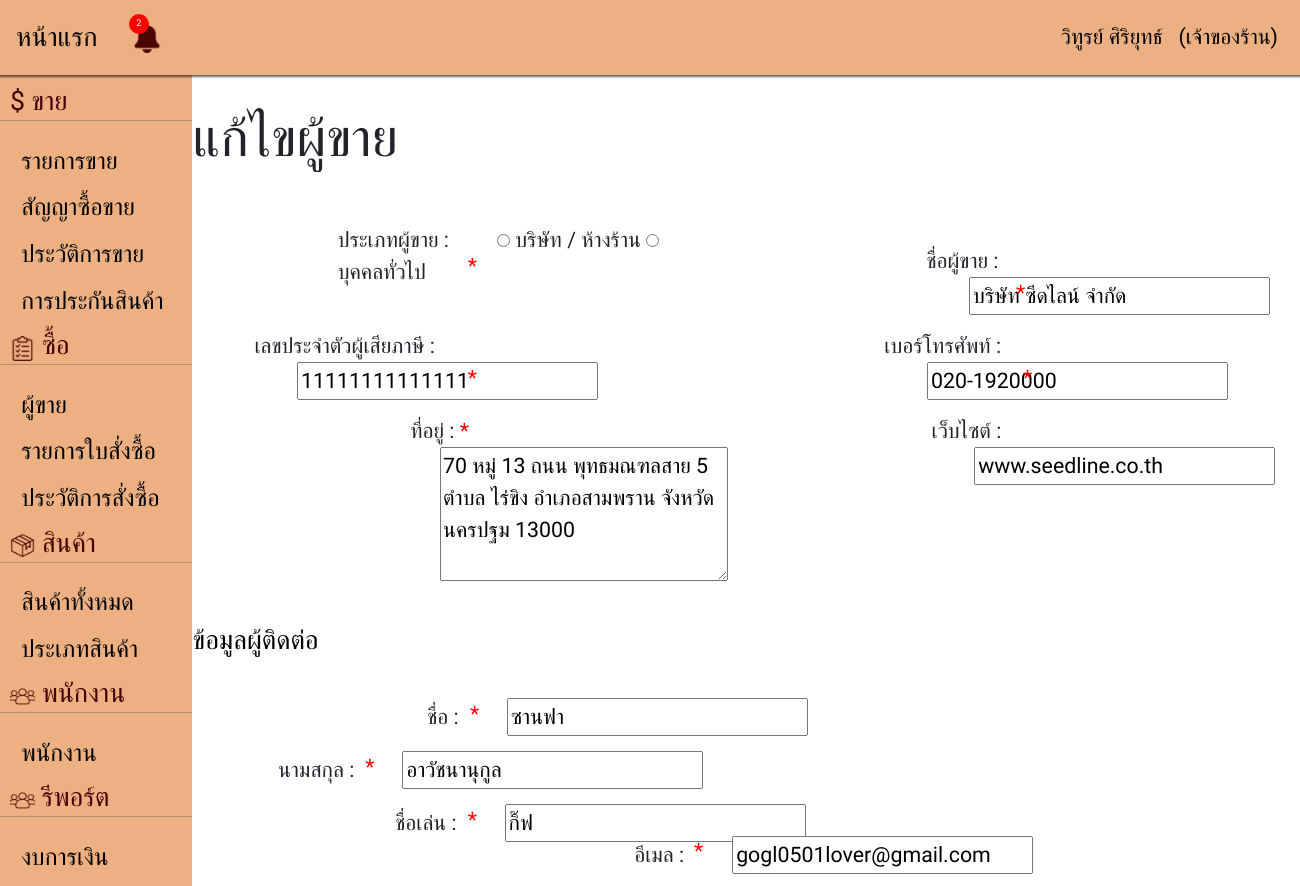
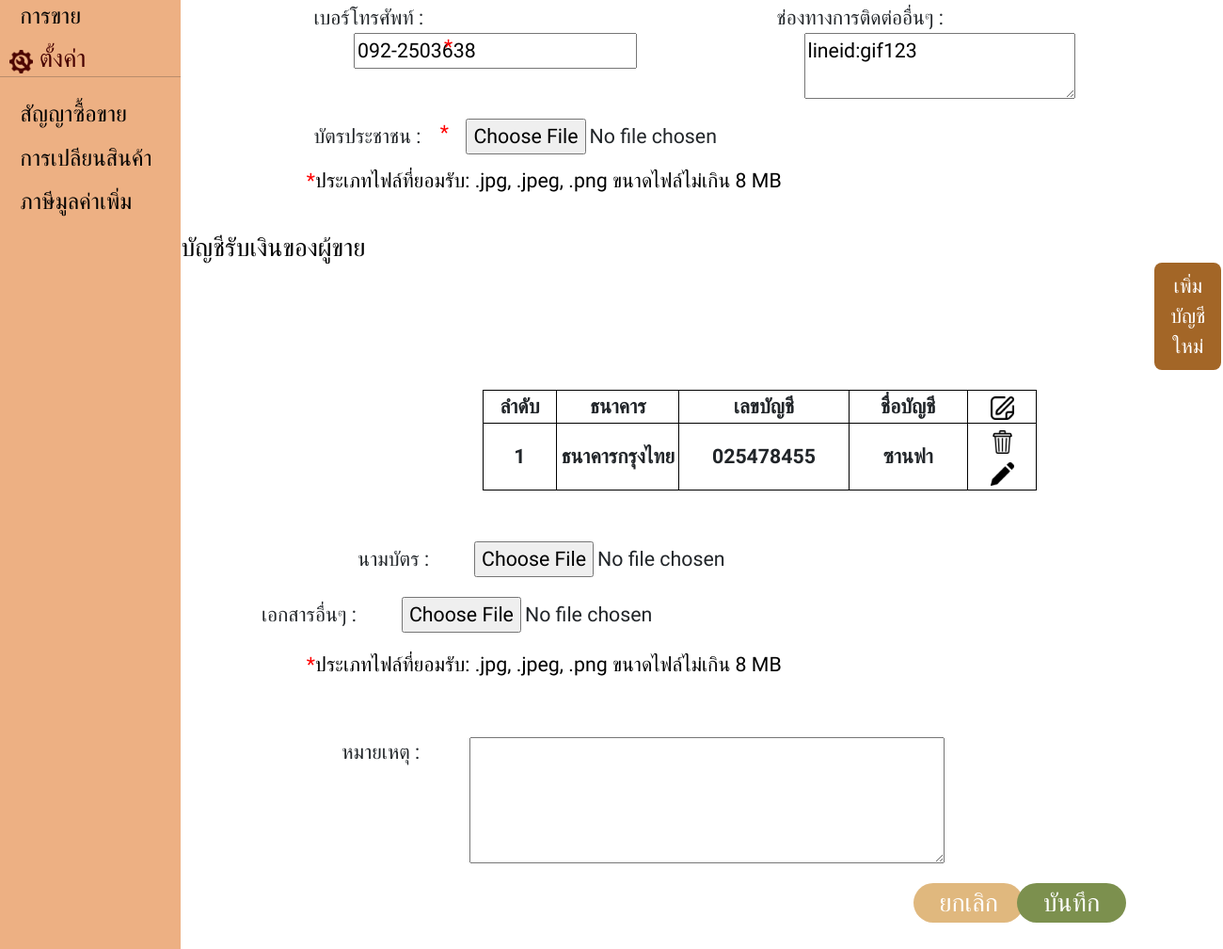
Page /editseller.php?id=2 (signed in) on the committed database (2 pictures, top to bottom).
### tables this page shows
CREATE TABLE `sell_tb` (
  `sell_id` int(4) NOT NULL COMMENT 'รหัสผู้ขาย',
  `sell_type` varchar(50) NOT NULL COMMENT 'ประเภทผู้ขาย',
  `sell_name` varchar(50) NOT NULL COMMENT 'ชื่อผู้ขาย',
  `sell_address` text NOT NULL COMMENT 'ที่อยู่',
  `sell_tax_id` varchar(25) NOT NULL COMMENT 'หมายเลขประจำตัวผู้เสียภาษี',
  `sell_telephone` varchar(20) NOT NULL COMMENT 'เบอร์โทรศัพท์',
  `sell_website` varchar(255) NOT NULL COMMENT 'เว็บไซต์',
  `seller_firstname` varchar(50) NOT NULL COMMENT 'ชื่อ',
  `seller_lastname` varchar(50) NOT NULL COMMENT 'นามสกุล',
  `seller_nickname` varchar(50) NOT NULL COMMENT 'ชื่อเล่น',
  `seller_email` varchar(70) NOT NULL COMMENT 'อีเมล',
  `seller_telephone` varchar(20) NOT NULL COMMENT 'เบอร์โทรศัพท์',
  `seller_channel` varchar(30) NOT NULL COMMENT 'ช่องทางการติดต่ออื่นๆ ',
  `seller_card_id` varchar(255) NOT NULL COMMENT 'สำเนาบัตรประชาชน',
  `seller_cardname` varchar(255) NOT NULL COMMENT 'นามบัตร',
  `sell_documents` varchar(255) NOT NULL COMMENT 'เอกสารอื่นๆ',
  `sell_note` varchar(255) NOT NULL COMMENT 'หมายเหตุ'
);

CREATE TABLE `bank_tb` (
  `bank_id` int(3) NOT NULL COMMENT 'รหัสรายการบัญชีธนาคาร',
  `sell_id` int(4) NOT NULL COMMENT 'รหัสผู้ขาย',
  `bank_name` varchar(30) NOT NULL COMMENT 'ชื่อธนาคาร',
  `bank_number` varchar(25) NOT NULL COMMENT 'เลขที่บัญชีธนาคาร',
  `bank_account` varchar(50) NOT NULL COMMENT 'ชื่อบัญชีธนาคาร'
);

### database/Connection.php (called while the page is built)
<?php
function Connection(){
    $servername = "localhost";
    $username = "root";
    $password = "";
    $database = "shop_pj";
    try {
        $conn = new PDO("mysql:host=$servername;dbname=$database", $username, $password);
        $conn->setAttribute(PDO::ATTR_ERRMODE, PDO::ERRMODE_EXCEPTION);
        $conn->query("SET NAMES UTF8");
        return $conn;
    } catch (PDOException $e) {
        throw new Exception("Connection failed: " . $e->getMessage());
    }
}

### database/Sell.php (called while the page is built, shortened)
<?php
include_once("Connection.php");
class Sell
{
    private $conn;
    function __construct()
    {
        try {
            $this->conn = Connection();
        } catch (Exception $e) {
            http_response_code(500);
            echo strval($e);
        }
    }
    public function fetchById($id)
    {
        try {
            $sql = "SELECT * FROM sell_tb WHERE sell_id=?";
            $stmt = $this->conn->prepare($sql);
            $stmt->bindParam(1, $id, PDO::PARAM_INT);
            $stmt->execute();
            $result = $stmt->fetch(PDO::FETCH_ASSOC);
            if (!$result) {
                return [];
            } else {
                return $result;
            }
        } catch (Exception $e) {
            http_response_code(500);
            return [];
        }
    }
}

### database/Bank.php (called while the page is built, shortened)
<?php
include_once("Connection.php");
class Bank
{
    private $conn;
    function __construct()
    {
        $this->conn = Connection();
    }
    public function fetchBySellId($id)
    {
        try {
            $sql = "SELECT * FROM bank_tb WHERE sell_id=?";
            $stmt = $this->conn->prepare($sql);
            $stmt->bindParam(1, $id, PDO::PARAM_INT);
            $stmt->execute();
            $result = $stmt->fetchAll(PDO::FETCH_ASSOC);
            if (!$result) {
                return [];
            } else {
                return $result;
            }
        } catch (Exception $e) {
            http_response_code(500);
            return [];
        }
    }
}

### editseller.php (the view, shortened to what this page needs)
<!DOCTYPE html>
<html lang="en">
<head>
    <link href="./node_modules/bootstrap/dist/css/bootstrap.min.css" rel="stylesheet">
    <link rel="stylesheet" href="./src/css/editseller.css" />
</head>
<?php
include_once('nav.php');
include_once('database/Sell.php');
include_once('database/Bank.php');
$sell = new Sell();
$e = $sell->fetchById($_GET['id']);
$bank = new Bank();
$banks = $bank->fetchBySellId($_GET['id']);
?>
<body>
    <form action="" name="form1" id="form1">
        <div class="row">
            <div class="col-1 Nbar min-vh-100"><?php include_once('bar.php'); ?></div>
            <div class="col-11">
                <div class="row main">
                    <h1>แก้ไขผู้ขาย</h1>
                </div>
                <div class="row leftseller">
                    <div class="col">
                        <label for="sell_type">ประเภทผู้ขาย :</label>
                        <input type="radio" name="seller type" value="บริษัท / ห้างร้าน" class="bb" <?= $e['sell_type'] == "บริษัท / ห้างร้าน" ? "checked" : "" ?>>
                        <label for="seller type">บริษัท / ห้างร้าน </label>
                        <input type="radio" name="seller type" value="บุคคลทั่วไป" <?= $e['sell_type'] == "บุคคลทั่วไป" ? "checked" : "" ?>>
                        <label for="seller type">บุคคลทั่วไป</label>
                        <div class="d">*</div>
                    </div>
                    <div class="col leftsellername">
                        <label for="sell_name">ชื่อผู้ขาย :</label>
                        <input type="text" name="sell_name" id="sell_name" value="<?= $e['sell_name']; ?>" class="bb" required />
                        <div class="a">*</div>
                    </div>
                </div>
                <div class="row">
                    <div class="col leftidentification">
                        <label for="sell_tax_id">เลขประจำตัวผู้เสียภาษี :</label>
                        <input type="text" name="sell_tax_id" id="sell_tax_id" value="<?= $e['sell_tax_id']; ?>" class="bb" required />
                        <div class="c">*</div>
                    </div>
                    <div class="col lefttelephone">
                        <label for="sell_telephone">เบอร์โทรศัพท์ :</label>
                        <input type="text" name="sell_telephone" id="sell_telephone" value="<?= $e['sell_telephone']; ?>" onkeyup="autoTab2(this)" class="bb" required />
                        <div class="e">*</div>
                    </div>
                </div>
                <div class="row">
                    <div class="col leftaddress">
                        ที่อยู่ :<span style="color: red; ">&nbsp*</span>
                        <textarea name="sell_address" id="sell_address" cols="22" rows="4" class="cc" style="vertical-align:top;" required><?= $e['sell_address']; ?></textarea>
                    </div>
                    <div class="col leftwebsite">
                        <label for="sell_website">เว็บไซต์ :</label>
                        <input type="text" name="sell_website" id="sell_website" class="bb" value="<?= $e['sell_website']; ?>" />
                    </div>
                </div>
                <div class="row-3 ">
                    <h5 class="tt">ข้อมูลผู้ติดต่อ</h5>
                </div>
                <div class="row">
                    <div class="col leftfirst">
                        <label for="seller_firstname">ชื่อ :</label>
                        <input type="text" name="seller_firstname" id="seller_firstname" class="bb" value="<?= $e['seller_firstname']; ?>" required />
                        <div class="f">*</div>
                    </div>
                    <div class="col leftlast">
                        <label for="seller_lastname">นามสกุล :</label>
                        <input type="text" name="seller_lastname" id="seller_lastname" class="bb" value="<?= $e['seller_lastname']; ?>" required />
                        <div class="g">*</div>
                    </div>
                </div>
                <div class="row leftnick">
                    <div class="col">
                        <label for="seller_nickname">ชื่อเล่น :</label>
                        <input type="text" name="seller_nickname" id="seller_nickname" class="bb" value="<?= $e['seller_nickname']; ?>" required />
                        <div class="h">*</div>
                    </div>
                    <div class="col leftemail">
                        <label for="seller_email">อีเมล :</label>
                        <input type="text" name="seller_email" id="seller_email" class="bb" value="<?= $e['seller_email']; ?>" required />
                        <div class="i">*</div>
                    </div>
                </div>
                <div class="row">
                    <div class="col leftnumber2">
                        <label for="seller_telephone">เบอร์โทรศัพท์ :</label>
                        <input type="text" name="seller_telephone" id="seller_telephone" value="<?= $e['seller_telephone']; ?>" onkeyup="autoTab2(this)" class="bb" required />
                        <div class="j">*</div>
                    </div>
                    <div class="col channel">
                        <label for="seller_channel">ช่องทางการติดต่ออื่นๆ :</label>
                        <textarea name="seller_channel" id="seller_channel" cols="22" rows="2" class="cc" style="vertical-align:top;"><?= $e['seller_channel']; ?></textarea>
                    </div>
                </div>
                <div class="row">
                    <div class="col leftfile">
                        บัตรประชาชน : <input type="file" accept="image/*" name="seller_card_id" id="seller_card_id" class="bb">
                        <div class="k">*</div>
                    </div>
                </div>
                <div class="row-3 ">
                    <h6 class="leftpng"><span style="color: red; ">&nbsp*</span>ประเภทไฟล์ที่ยอมรับ: .jpg, .jpeg, .png ขนาดไฟล์ไม่เกิน 8 MB </h6>
                </div>
                <div class="row-4">
                    <h5 class="ttb">บัญชีรับเงินของผู้ขาย</h5>
                </div>
                <div class="row-2 ma">
                    <button type="button" id="addmodel_btn" class="btn btn-primary1" data-bs-toggle="modal" data-bs-target=".bd-example-modal-sm">เพิ่มบัญชีใหม่</button>
                </div>
                <table class="mai">
                    <thead>
                        <tr>
                            <th width="5%">ลำดับ</th>
                            <th width="10%">ธนาคาร</th>
                            <th width="10%">เลขบัญชี</th>
                            <th width="10%">ชื่อบัญชี</th>
                            <th width="5%"><img src="./src/images/edit.png" width="25"></th>
                        </tr>
                    </thead>
                    <tbody id="banktable">
                        <?php $i = 0;
                        foreach ($banks as $b) { ?>
                            <tr id="rr<?= $i ?>">
                                <th class="index-table-bank"><?= $i + 1 ?></th>
                                <th><?= $b['bank_name'] ?></th>
                                <th><?= $b['bank_number'] ?></th>
                                <th><?= $b['bank_account'] ?></th>
                                <th>
                                    <button type="button" class="bgs" data-bs-toggle="modal" data-bs-target="#exampleModal"><img src="./src/images/icon-delete.png" width="25" onclick="saveIndexDel(<?= $i ?>)"></button>
                                    <button type="button" class="bgs" data-bs-toggle="modal" data-bs-target=".bd-example-modal-xl1"><img src="./src/images/icon-pencil.png" width="25" onclick="saveIndexEdit(<?= $i ?>)"></button>
                                </th>
                            </tr>
                        <?php $i++;
                        } ?>
                    </tbody>
                </table>
                <br>
                <div class="row">
                    <div class="col leftfile2">
                        นามบัตร : <input type="file" accept="image/*" name="seller_cardname" id="seller_cardname" class="bb">
                    </div>
                    <div class="col leftfile3">
                        เอกสารอื่นๆ : <input type="file" accept="image/*" name="sell_documents" id="sell_documents" class="bb">
                    </div>
                </div>
                <div class="row-3">
                    <h6 class="leftpng"><span style="color: red; ">&nbsp*</span>ประเภทไฟล์ที่ยอมรับ: .jpg, .jpeg, .png ขนาดไฟล์ไม่เกิน 8 MB </h6>
                </div>
                <br>
                <div class="row">
                    <div class="col leftnote">
                        <label for="sell_note">หมายเหตุ :&nbsp;</label>
                        <textarea name="sell_note" id="sell_note" cols="40" rows="4" style="vertical-align:top;" class="bb"><?= $e['sell_note']; ?></textarea>
                    </div>
                </div>
                <div class="row btn-g">
                    <div class="col-2">
                        <button type="reset" class="btn-c reset" onclick="javascript:window.location='sall.php';">ยกเลิก</button>
                    </div>
                    <div class="col-2">
                        <input type="submit" class="btn-c submit" value="บันทึก" />
                    </div>
                </div>
            </div>
        </div>
    </form>
</body>
</html>

### src/css/editseller.css (style rules this page uses)
* { font-family: 'IBM Plex Sans Thai', sans-serif; font-size: 16pt; }
.row { --bs-gutter-x: 0; max-width: 99%; }
.col-11 { margin-bottom: 4rem; }
.main { margin-top: 5rem; margin-left: 4rem; width: 70%; }
.Nbar { margin-top: 3.5rem; }
.tt { margin-top: 2rem; margin-left: 4rem; color: black; margin-bottom: 1rem; }
.bb { margin-left: 2rem }
.cc { margin-left: 1.4rem }
.leftseller { margin-left: 10.8rem; margin-top: 2rem; }
.d { color: red; margin-left: 6.1rem; margin-top: -1.8rem; }
.leftsellername { margin-left: 10.7rem; margin-top: 1rem; }
.a { color: red; margin-left: 4.2rem; margin-top: -1.8rem; }
.leftidentification { margin-left: 6.9rem; margin-top: 1rem; }
.c { color: red; margin-left: 10rem; margin-top: -1.8rem; }
.leftaddress { margin-left: 14.2rem; margin-top: 1rem; }
.lefttelephone { margin-left: 11.2rem; margin-top: 1rem; }
.e { color: red; margin-left: 6.5rem; margin-top: -1.8rem; }
.leftwebsite { margin-left: 9.0rem; margin-top: 1rem; }
.leftfirst { margin-left: 15rem; margin-top: 1rem; }
.f { color: red; margin-left: 2rem; margin-top: -1.8rem; }
.leftlast { margin-left: 8rem; margin-top: 1rem; }
.g { color: red; margin-left: 4.1rem; margin-top: -1.8rem; }
.leftnick { margin-left: 13.5rem; margin-top: 1rem; }
.h { color: red; margin-left: 3.4rem; margin-top: -1.8rem; }
.leftemail { margin-left: 11.2rem; }
.i { color: red; margin-left: 2.8rem; margin-top: -1.8rem; }
.leftnumber2 { margin-left: 10.6rem; margin-top: 1rem; }
.j { color: red; margin-left: 6.5rem; margin-top: -1.8rem; }
.channel { margin-left: 2rem; margin-top: 1rem; }
.leftfile { margin-left: 10.6rem; margin-top: 1rem; }
.k { color: red; margin-left: 6.3rem; margin-top: -1.8rem; }
.leftpng { margin-left: 10rem; margin-top: 1rem; color: black; }
.ttb { margin-top: 2rem; margin-left: 4rem; color: black; }
.ma { margin-left: 52.5rem; }
.mai { margin-top: 1rem; margin-left: 19rem; }
.btn-g { margin-top: 1rem; width: 100%; justify-content: end; display: flex; }
.btn-c { border-radius: 25px 25px 25px 25px; font-size: 20pt; width: 60%; }
.submit { background-color: #7C904E; color: white; border: 0ch; }
.reset { background-color: #E0B87E; color: white; border: 0ch; margin-left: 4rem; }
.bgs { border: 0ch; background-color: white; }
table, td, th { border: 1px solid black; text-align: center; }
table { border-collapse: collapse; width: 50%; }
.leftfile2 { margin-left: 12.8rem; margin-top: 1rem; }
.leftfile3 { margin-left: 8rem; margin-top: 1rem; }
.leftnote { margin-left: 12rem; margin-top: 1rem; }
.btn-g { width: 100%; justify-content: end; display: flex; }
.btn-primary1 { color: white; background-color: #A36627; }

### src/css/bar.css (style rules this page uses)
h5 { margin: 0px 0px 0px 10px; color: #470000; }

### rows in the picture
sell_tb: sell_name "บริษัท ซีดไลน์ จำกัด", sell_tax_id "11111111111111", sell_telephone "020-1920000", sell_address "70 หมู่ 13 ถนน พุทธมณฑลสาย 5 ตำบล ไร่ขิง อำเภอสามพราน จังหวัด นครปฐม 13000", sell_website "www.seedline.co.th", seller_firstname "ซานฟา", seller_lastname "อาวัชนานุกูล", seller_nickname "กิ๊ฟ", seller_email "gogl0501lover@gmail.com", seller_telephone "092-2503638", seller_channel "lineid:gif123"
bank_tb: bank_name "ธนาคารกรุงไทย", bank_number "025478455", bank_account "ซานฟา"

### other values in the picture
count($lost) "2"
$_SESSION['username'] "วิทูรย์ ศิริยุทธ์"
getFullRole($_SESSION['role']) "เจ้าของร้าน"
